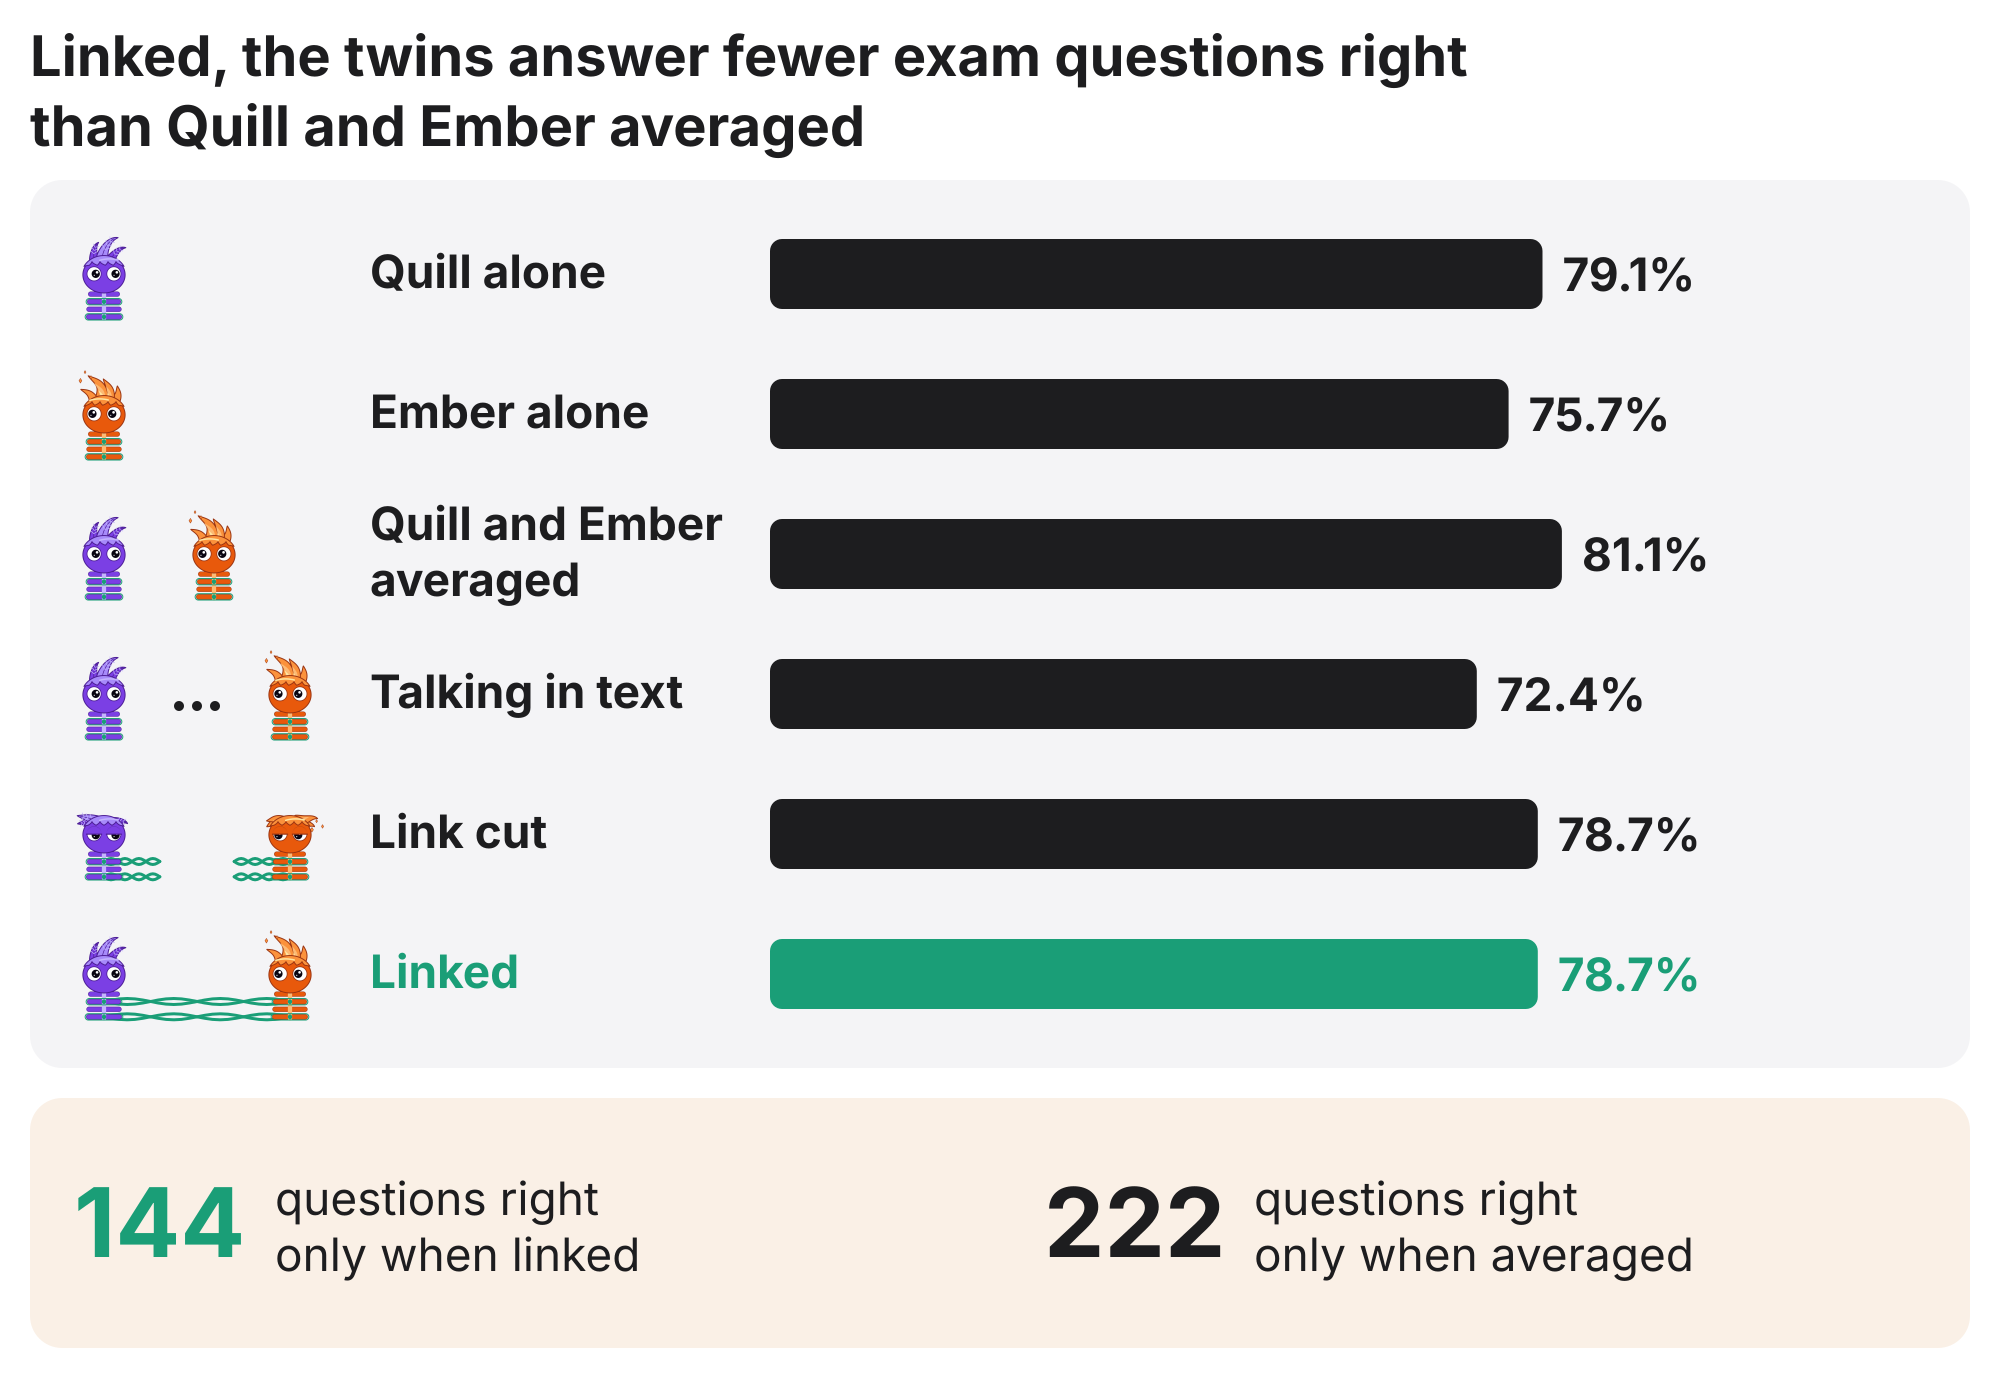

This figure's Python source:
"""Does the link add capability? ARC-Challenge and MMLU test questions (pairing/bench_eval.py). Top: the percent
answered right by each way of answering: each model alone after the same question training, the two models with their
letter probabilities averaged, the two models answering in turn in text, the trained pair with the link cut, and
linked. Below: the numbers of questions on which the linked pair and the averaged models disagree, by which is right.

Reads results/magic-nl23/bench.json (per-question records; no model) and writes figures/uplift.{svg,png,pdf}.
Usage: python figures/uplift.py [BENCH_JSON]
"""
import json
import sys
from pathlib import Path

from chat_names import COOL, INK, LINK, SVG, WARM, mascot, pair_icon, width
from steered_depth import lines

HERE = Path(__file__).resolve().parent
BENCH = HERE.parent / 'results/magic-nl23/bench.json'
OTHER = {'quill': 'ember', 'ember': 'quill'}
TITLE = ('Linked, the twins answer fewer exam questions right', 'than Quill and Ember averaged')


def mean(v):
    return sum(v) / len(v)


def arms(R):
    """(key, label, icon kind) of each way of answering, the linked pair last."""
    D = R['answerer']
    return [('solo/quill', 'Quill alone', 'quill'), ('solo/ember', 'Ember alone', 'ember'),
            ('ensemble', 'Quill and Ember\naveraged', 'both'), (f'text/{OTHER[D]}-first/{D}', 'Talking in text', 'text'),
            (f'pair/zero/{D}', 'Link cut', 'cut'), (f'pair/{D}', 'Linked', 'link')]


def icon_draw(s, x, y, size, kind, uris):
    if kind in ('quill', 'ember'):
        s.image(x, y, size, uris[kind])
    elif kind == 'both':
        s.image(x, y, size, uris['quill'])
        s.image(x + size + 10, y, size, uris['ember'])
    elif kind == 'text':
        s.image(x, y, size, uris['quill'])
        s.image(x + size + 86, y, size, uris['ember'])
        for k in range(3):
            s.circle(x + size + 25 + 18 * k, y + size * 0.62, 5, INK)
    else:
        pair_icon(s, x, y, size, kind, uris)


def draw(R, stem):
    C = R['per_question']
    W, M, G, P = 2000, 30, 30, 24
    top, row_h, icon, count_h = 180, 140, 100, 250
    bars_h = 6 * row_h + 2 * P
    H = top + bars_h + G + count_h + M
    s = SVG(W, H)
    uris = {k: mascot(k) for k in ('quill', 'ember', 'quill_cut', 'ember_cut')}
    for k, line in enumerate(TITLE):
        s.text(M, 76 + 70 * k, line, 56, 700)

    s.rect(M, top, W - 2 * M, bars_h, COOL, 32)
    lx = M + P + 2 * icon + 86 + 30
    bx = lx + 400
    bw = W - M - P - 200 - bx
    for j, (key, label, kind) in enumerate(arms(R)):
        y0 = top + P + j * row_h
        icon_draw(s, M + P, y0 + (row_h - icon) / 2, icon, kind, uris)
        color = LINK if kind == 'link' else INK
        text = lines(label, bx - lx - 20)
        for i, line in enumerate(text):
            s.text(lx, y0 + (row_h - 56 * len(text)) / 2 + 42 + 56 * i, line, 46, 700, color)
        acc = mean(C[key])
        s.rect(bx, y0 + (row_h - 70) / 2, bw * acc, 70, color, 12)
        s.text(bx + bw * acc + 20, y0 + row_h / 2 + 17, f'{100 * acc:.1f}%', 46, 700, color)

    D = R['answerer']
    pair, ens = C[f'pair/{D}'], C['ensemble']
    sides = ((sum(a and not b for a, b in zip(pair, ens)), LINK, 'only when linked'),
             (sum(b and not a for a, b in zip(pair, ens)), INK, 'only when averaged'))
    cy = top + bars_h + G
    s.rect(M, cy, W - 2 * M, count_h, WARM, 32)
    half = (W - 2 * M) / 2
    for k, (n, color, label) in enumerate(sides):
        x = M + 44 + k * half
        s.text(x, cy + count_h / 2 + 34, str(n), 96, 700, color)
        tx = x + width(str(n), 96, 700) + 30
        s.text(tx, cy + count_h / 2 - 8, 'questions right', 46)
        s.text(tx, cy + count_h / 2 + 48, label, 46)
    s.save(stem)


def main():
    R = json.load(open(sys.argv[1] if len(sys.argv) > 1 else BENCH))
    draw(R, HERE / 'uplift')
    print(HERE / 'uplift.png')
    return 0


if __name__ == '__main__':
    sys.exit(main())
